Frame 1 (no input): blank canvas, image omitted
Frame 60 (no input): blank canvas, image omitted
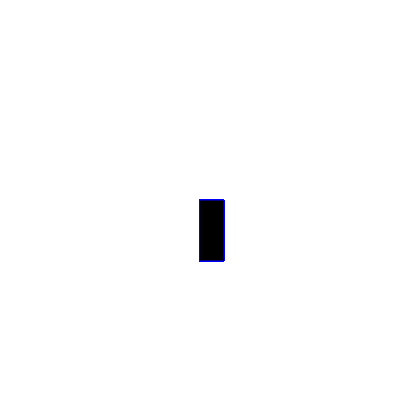
Frame 120 (the mouse pressed at the canvas centre since frame 60)

The p5.js sketch whose frames 1 and 60 were blank and that drew this single picture after the mouse press (run headless with seeded random() and noise() and a simulated clock; from frame 60 on, the mouse is pressed at the canvas centre):

// p5.js sketch
// ── sketch.js
function setup() {
    createCanvas(400, 400);
    background("white");
  }
  
  function draw() {
    
    
    stroke("blue");
    fill("black");
     
    //cosole.log(mouseIsPressed);
  
    
    if (mouseIsPressed) {
     rect(mouseX, mouseY, 030, 075);
      
        }
  }
